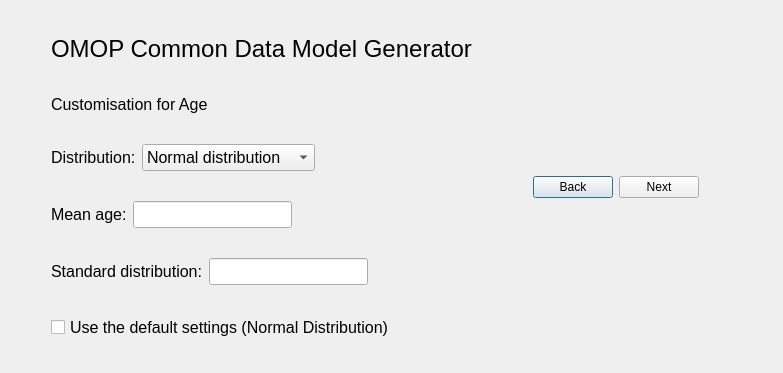
<?xml version="1.0" encoding="UTF-8"?>
<ui version="4.0">
 <class>Dialog</class>
 <widget class="QDialog" name="Dialog">
  <property name="geometry">
   <rect>
    <x>0</x>
    <y>0</y>
    <width>783</width>
    <height>373</height>
   </rect>
  </property>
  <property name="windowTitle">
   <string>Dialog</string>
  </property>
  <layout class="QFormLayout" name="formLayout">
   <item row="0" column="0">
    <layout class="QFormLayout" name="formLayout_2">
     <item row="0" column="0">
      <spacer name="verticalSpacer_5">
       <property name="orientation">
        <enum>Qt::Vertical</enum>
       </property>
       <property name="sizeHint" stdset="0">
        <size>
         <width>499</width>
         <height>20</height>
        </size>
       </property>
      </spacer>
     </item>
     <item row="1" column="0">
      <layout class="QHBoxLayout" name="horizontalLayout">
       <item>
        <spacer name="horizontalSpacer">
         <property name="orientation">
          <enum>Qt::Horizontal</enum>
         </property>
         <property name="sizeHint" stdset="0">
          <size>
           <width>40</width>
           <height>20</height>
          </size>
         </property>
        </spacer>
       </item>
       <item>
        <widget class="QLabel" name="title_label">
         <property name="font">
          <font>
           <pointsize>18</pointsize>
          </font>
         </property>
         <property name="text">
          <string>OMOP Common Data Model Generator</string>
         </property>
        </widget>
       </item>
       <item>
        <spacer name="horizontalSpacer_2">
         <property name="orientation">
          <enum>Qt::Horizontal</enum>
         </property>
         <property name="sizeHint" stdset="0">
          <size>
           <width>40</width>
           <height>20</height>
          </size>
         </property>
        </spacer>
       </item>
      </layout>
     </item>
     <item row="2" column="0">
      <spacer name="verticalSpacer">
       <property name="orientation">
        <enum>Qt::Vertical</enum>
       </property>
       <property name="sizeHint" stdset="0">
        <size>
         <width>499</width>
         <height>21</height>
        </size>
       </property>
      </spacer>
     </item>
     <item row="3" column="0">
      <layout class="QHBoxLayout" name="horizontalLayout_2">
       <item>
        <spacer name="horizontalSpacer_3">
         <property name="orientation">
          <enum>Qt::Horizontal</enum>
         </property>
         <property name="sizeHint" stdset="0">
          <size>
           <width>40</width>
           <height>20</height>
          </size>
         </property>
        </spacer>
       </item>
       <item>
        <widget class="QLabel" name="des_label_2">
         <property name="font">
          <font>
           <pointsize>12</pointsize>
          </font>
         </property>
         <property name="text">
          <string>Customisation for Age</string>
         </property>
        </widget>
       </item>
       <item>
        <spacer name="horizontalSpacer_4">
         <property name="orientation">
          <enum>Qt::Horizontal</enum>
         </property>
         <property name="sizeHint" stdset="0">
          <size>
           <width>40</width>
           <height>20</height>
          </size>
         </property>
        </spacer>
       </item>
      </layout>
     </item>
     <item row="4" column="0">
      <spacer name="verticalSpacer_2">
       <property name="orientation">
        <enum>Qt::Vertical</enum>
       </property>
       <property name="sizeHint" stdset="0">
        <size>
         <width>499</width>
         <height>20</height>
        </size>
       </property>
      </spacer>
     </item>
     <item row="5" column="0">
      <layout class="QHBoxLayout" name="horizontalLayout_6">
       <item>
        <spacer name="horizontalSpacer_11">
         <property name="orientation">
          <enum>Qt::Horizontal</enum>
         </property>
         <property name="sizeHint" stdset="0">
          <size>
           <width>40</width>
           <height>20</height>
          </size>
         </property>
        </spacer>
       </item>
       <item>
        <widget class="QLabel" name="distribution_label">
         <property name="font">
          <font>
           <pointsize>12</pointsize>
          </font>
         </property>
         <property name="text">
          <string>Distribution:</string>
         </property>
        </widget>
       </item>
       <item>
        <widget class="QComboBox" name="comboBox">
         <property name="font">
          <font>
           <pointsize>12</pointsize>
          </font>
         </property>
         <property name="autoFillBackground">
          <bool>false</bool>
         </property>
         <item>
          <property name="text">
           <string>Normal distribution</string>
          </property>
         </item>
         <item>
          <property name="text">
           <string>Binomial distribution</string>
          </property>
         </item>
         <item>
          <property name="text">
           <string>Poisson distribution</string>
          </property>
         </item>
        </widget>
       </item>
       <item>
        <spacer name="horizontalSpacer_12">
         <property name="orientation">
          <enum>Qt::Horizontal</enum>
         </property>
         <property name="sizeHint" stdset="0">
          <size>
           <width>40</width>
           <height>20</height>
          </size>
         </property>
        </spacer>
       </item>
      </layout>
     </item>
     <item row="6" column="0">
      <spacer name="verticalSpacer_10">
       <property name="orientation">
        <enum>Qt::Vertical</enum>
       </property>
       <property name="sizeHint" stdset="0">
        <size>
         <width>499</width>
         <height>20</height>
        </size>
       </property>
      </spacer>
     </item>
     <item row="7" column="0">
      <layout class="QHBoxLayout" name="horizontalLayout_7">
       <item>
        <spacer name="horizontalSpacer_14">
         <property name="orientation">
          <enum>Qt::Horizontal</enum>
         </property>
         <property name="sizeHint" stdset="0">
          <size>
           <width>40</width>
           <height>20</height>
          </size>
         </property>
        </spacer>
       </item>
       <item>
        <widget class="QLabel" name="para_label">
         <property name="font">
          <font>
           <pointsize>12</pointsize>
          </font>
         </property>
         <property name="text">
          <string>Mean age:</string>
         </property>
        </widget>
       </item>
       <item>
        <widget class="QLineEdit" name="mean_lineEdit">
         <property name="enabled">
          <bool>true</bool>
         </property>
         <property name="font">
          <font>
           <pointsize>12</pointsize>
           <weight>75</weight>
           <bold>true</bold>
          </font>
         </property>
        </widget>
       </item>
       <item>
        <spacer name="horizontalSpacer_6">
         <property name="orientation">
          <enum>Qt::Horizontal</enum>
         </property>
         <property name="sizeHint" stdset="0">
          <size>
           <width>40</width>
           <height>20</height>
          </size>
         </property>
        </spacer>
       </item>
      </layout>
     </item>
     <item row="8" column="0">
      <spacer name="verticalSpacer_9">
       <property name="orientation">
        <enum>Qt::Vertical</enum>
       </property>
       <property name="sizeHint" stdset="0">
        <size>
         <width>499</width>
         <height>20</height>
        </size>
       </property>
      </spacer>
     </item>
     <item row="9" column="0">
      <layout class="QHBoxLayout" name="horizontalLayout_3">
       <item>
        <spacer name="horizontalSpacer_13">
         <property name="orientation">
          <enum>Qt::Horizontal</enum>
         </property>
         <property name="sizeHint" stdset="0">
          <size>
           <width>40</width>
           <height>20</height>
          </size>
         </property>
        </spacer>
       </item>
       <item>
        <widget class="QLabel" name="para_label_2">
         <property name="font">
          <font>
           <pointsize>12</pointsize>
          </font>
         </property>
         <property name="text">
          <string>Standard distribution:</string>
         </property>
        </widget>
       </item>
       <item>
        <widget class="QLineEdit" name="sd__lineEdit_2">
         <property name="enabled">
          <bool>true</bool>
         </property>
         <property name="font">
          <font>
           <pointsize>12</pointsize>
           <weight>75</weight>
           <bold>true</bold>
          </font>
         </property>
        </widget>
       </item>
       <item>
        <spacer name="horizontalSpacer_15">
         <property name="orientation">
          <enum>Qt::Horizontal</enum>
         </property>
         <property name="sizeHint" stdset="0">
          <size>
           <width>40</width>
           <height>20</height>
          </size>
         </property>
        </spacer>
       </item>
      </layout>
     </item>
     <item row="10" column="0">
      <spacer name="verticalSpacer_4">
       <property name="orientation">
        <enum>Qt::Vertical</enum>
       </property>
       <property name="sizeHint" stdset="0">
        <size>
         <width>499</width>
         <height>20</height>
        </size>
       </property>
      </spacer>
     </item>
     <item row="11" column="0">
      <layout class="QHBoxLayout" name="horizontalLayout_4">
       <item>
        <spacer name="horizontalSpacer_7">
         <property name="orientation">
          <enum>Qt::Horizontal</enum>
         </property>
         <property name="sizeHint" stdset="0">
          <size>
           <width>40</width>
           <height>20</height>
          </size>
         </property>
        </spacer>
       </item>
       <item>
        <widget class="QCheckBox" name="default_checkBox">
         <property name="font">
          <font>
           <pointsize>12</pointsize>
          </font>
         </property>
         <property name="text">
          <string>Use the default settings (Normal Distribution)</string>
         </property>
        </widget>
       </item>
       <item>
        <spacer name="horizontalSpacer_8">
         <property name="orientation">
          <enum>Qt::Horizontal</enum>
         </property>
         <property name="sizeHint" stdset="0">
          <size>
           <width>40</width>
           <height>20</height>
          </size>
         </property>
        </spacer>
       </item>
      </layout>
     </item>
     <item row="12" column="0">
      <spacer name="verticalSpacer_8">
       <property name="orientation">
        <enum>Qt::Vertical</enum>
       </property>
       <property name="sizeHint" stdset="0">
        <size>
         <width>499</width>
         <height>18</height>
        </size>
       </property>
      </spacer>
     </item>
    </layout>
   </item>
   <item row="0" column="1">
    <layout class="QVBoxLayout" name="verticalLayout_2">
     <item>
      <spacer name="verticalSpacer_7">
       <property name="orientation">
        <enum>Qt::Vertical</enum>
       </property>
       <property name="sizeHint" stdset="0">
        <size>
         <width>20</width>
         <height>40</height>
        </size>
       </property>
      </spacer>
     </item>
     <item>
      <layout class="QHBoxLayout" name="horizontalLayout_5">
       <item>
        <spacer name="horizontalSpacer_10">
         <property name="orientation">
          <enum>Qt::Horizontal</enum>
         </property>
         <property name="sizeHint" stdset="0">
          <size>
           <width>40</width>
           <height>20</height>
          </size>
         </property>
        </spacer>
       </item>
       <item>
        <widget class="QPushButton" name="back_Button">
         <property name="text">
          <string>Back</string>
         </property>
        </widget>
       </item>
       <item>
        <widget class="QPushButton" name="next_Button">
         <property name="text">
          <string>Next</string>
         </property>
        </widget>
       </item>
       <item>
        <spacer name="horizontalSpacer_9">
         <property name="orientation">
          <enum>Qt::Horizontal</enum>
         </property>
         <property name="sizeHint" stdset="0">
          <size>
           <width>98</width>
           <height>20</height>
          </size>
         </property>
        </spacer>
       </item>
      </layout>
     </item>
     <item>
      <spacer name="verticalSpacer_6">
       <property name="orientation">
        <enum>Qt::Vertical</enum>
       </property>
       <property name="sizeHint" stdset="0">
        <size>
         <width>20</width>
         <height>40</height>
        </size>
       </property>
      </spacer>
     </item>
    </layout>
   </item>
  </layout>
 </widget>
 <resources/>
 <connections/>
</ui>
